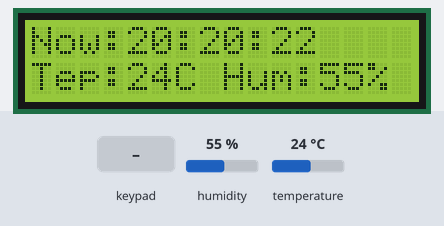
Recording of a sketch running on a simulated Arduino Uno, built with avr-gcc and run on an emulated ATmega328P. Parts: 16×2 character LCD. The test bench sets the inputs (shaded band); at power-on: humidity 55 %, temperature 24 °C.

Above: at 3.6 s.
3.7 s: keypad keys 1 4 1 5 1 1 1 0 A pressed 0.4 s apart
At 7.7 s:
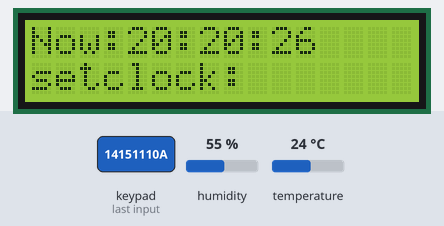
8.8 s: key 'B' pressed
At 9.5 s:
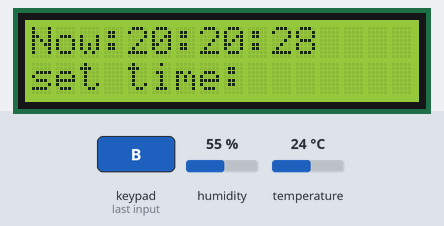
11.8 s: key 'C' pressed
At 12.8 s:
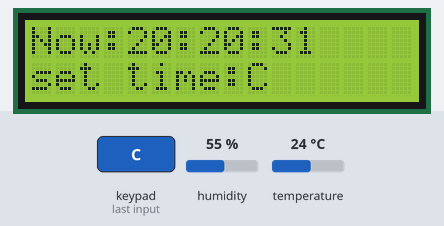
14.8 s: keypad keys 1 4 1 5 1 1 1 0 pressed 0.4 s apart
At 18.2 s:
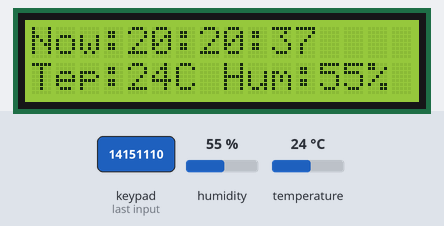
Timing chart, 0 to 19.7 s (numbered marks = the images above; inputs shaded):
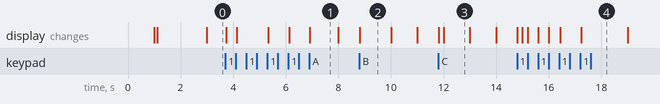

The sketch:

clock_1.ino
```cpp
#include <dht11.h>
#include <Keypad.h>
#include <LiquidCrystal.h>
#include <TimerOne.h>

//Lcd实例化
LiquidCrystal lcd(9, 8, 7, 6, 5, 4);

//dht11实例化
int DHT11PIN = 3;//#define DHT11PIN 2;
dht11 DHT11;

//矩阵键盘
const byte ROWS = 4;
const byte COLS = 4;
char hexaKeys[ROWS][COLS] = {
  {'1', '2', '3', 'A'},
  {'4', '5', '6', 'B'},
  {'7', '8', '9', 'C'},
  {'*', '0', '#', 'D'}
};
byte rowPins[ROWS] = { 14, 15, 11, 10 };
byte colPins[COLS] = { 16, 17, 18, 19 };
Keypad customKeypad = Keypad(makeKeymap(hexaKeys), rowPins, colPins, ROWS, COLS);

//计时用数组
char * sec[60] = { (char*)"00", (char*)"01", (char*)"02", (char*)"03", (char*)"04", (char*)"05", (char*)"06", (char*)"07", (char*)"08", (char*)"09",
                   (char*)"10", (char*)"11", (char*)"12", (char*)"13", (char*)"14", (char*)"15", (char*)"16", (char*)"17", (char*)"18", (char*)"19",
                   (char*)"20", (char*)"21", (char*)"22", (char*)"23", (char*)"24", (char*)"25", (char*)"26", (char*)"27", (char*)"28", (char*)"29",
                   (char*)"30", (char*)"31", (char*)"32", (char*)"33", (char*)"34", (char*)"35", (char*)"36", (char*)"37", (char*)"38", (char*)"39",
                   (char*)"40", (char*)"41", (char*)"42", (char*)"43", (char*)"44", (char*)"45", (char*)"46", (char*)"47", (char*)"48", (char*)"49",
                   (char*)"50", (char*)"51", (char*)"52", (char*)"53", (char*)"54", (char*)"55", (char*)"56", (char*)"57", (char*)"58", (char*)"59"
                 };
int index = 20, mindex = 20, hourindex = 20;//初始化闹钟时间
int i, j = 0;//用于循环

//键盘与时间的交互
char clockIN[4];//储存键盘输入的数字
int clockOUT[2];//将键盘输入的数字转化为具体的时间
char timeIN[4];
int timeOUT[2];
char button;//记录单词键盘所按下的按键
int lighton = 0;//记录灯亮起的时间
int lightoff = 0;//记录灯熄灭的时间
int func = 0;//记录当前的功能
/*
  func = 0:不执行功能，默认状态
  func = 1:设置闹钟，对应A
  func = 2:设置时间，对应B
  func = 3:设置闹钟铃声，对应C
  func = 4:
*/

void Isr()
{
  if (index <= 60)
  { //秒针不能溢出
    if (index == 60)
    {
      index = 0;
      mindex++;
      if (mindex == 60)
      {
        mindex = 0;
        hourindex++;
        if (hourindex == 24)
          hourindex = 0;
      }
    }
  }
  print_time();
  index++;
}

//用于在平时的状态下，在1602第一行显示当前时间的函数
void print_time()
{ //这个函数用来实时地显示时间
  lcd.setCursor(0, 0);
  lcd.print("Now:");
  lcd.print(sec[hourindex]);//显示小时的时间，sec是个数组，hourindex是个数字，最后一定要以字符串的形式打印出来
  lcd.print(":");
  lcd.print(sec[mindex]);
  lcd.print(":");
  lcd.print(sec[index]);//秒
  lcd.print(" ");
}

//时钟转换函数，将输入的单个数字转化为时钟的时间
void set_time() {
  timeOUT[0] = (timeIN[0] - 48) * 10 + timeIN[1] - 48;//数字和他的char之间差48
  hourindex = timeOUT[0];//hourindex直接和print_time关联
  timeOUT[1] = (timeIN[2] - 48) * 10 + timeIN[3] - 48;
  mindex = timeOUT[1];
  index = 0;
}

//闹钟时间转化函数，将键盘输入的单个数字转化为具体的时间格式
void set_clock() {
  clockOUT[0] = (clockIN[0] - 48) * 10 + clockIN[1] - 48;
  clockOUT[1] = (clockIN[2] - 48) * 10 + clockIN[3] - 48;
}

//这是显示温湿度的函数
void print_dht11() {
  int chk = DHT11.read(DHT11PIN);//  DHT11PIN 2
  int t = DHT11.temperature;
  int h = DHT11.humidity;
  char tem[2] = { '0', '0' };
  char hum[2] = { '0', '0' };
  for (int i = 1; i >= 0; i--)
  {
    tem[i] = t % 10 + 48;
    hum[i] = h % 10 + 48;
    t = t / 10;
    h = h / 10;
  }
  lcd.setCursor(0, 1);
  lcd.print("Tep:");
  lcd.print(tem);
  lcd.setCursor(6, 1);
  lcd.print("C");
  lcd.setCursor(7, 1);
  lcd.print(" ");
  lcd.print("Hum:");
  lcd.print(hum);
  lcd.setCursor(14, 1);
  lcd.print("%");
  lcd.setCursor(15, 1);
  lcd.print(" ");
}

//闹钟时间到
void clock_ring() {
  //lcd.clear();
  //print_time();
  lcd.setCursor(0, 0);
  lcd.print("  Time is up!");
  lcd.setCursor(0, 1);
  lcd.print("  GET UP GET UP!");
}

#define NOTE_B0 31
#define NOTE_C1 33
#define NOTE_CS1 35
#define NOTE_D1 37
#define NOTE_DS1 39
#define NOTE_E1 41
#define NOTE_F1 44
#define NOTE_FS1 46
#define NOTE_G1 49
#define NOTE_GS1 52
#define NOTE_A1 55
#define NOTE_AS1 58
#define NOTE_B1 62
#define NOTE_C2 65
#define NOTE_CS2 69
#define NOTE_D2 73
#define NOTE_DS2 78
#define NOTE_E2 82
#define NOTE_F2 87
#define NOTE_FS2 93
#define NOTE_G2 98
#define NOTE_GS2 104
#define NOTE_A2 110
#define NOTE_AS2 117
#define NOTE_B2 123
#define NOTE_C3 131
#define NOTE_CS3 139
#define NOTE_D3 147
#define NOTE_DS3 156
#define NOTE_E3 165
#define NOTE_F3 175
#define NOTE_FS3 185
#define NOTE_G3 196
#define NOTE_GS3 208
#define NOTE_A3 220
#define NOTE_AS3 233
#define NOTE_B3 247
#define NOTE_C4 262
#define NOTE_CS4 277
#define NOTE_D4 294
#define NOTE_DS4 311
#define NOTE_E4 330
#define NOTE_F4 349
#define NOTE_FS4 370
#define NOTE_G4 392
#define NOTE_GS4 415
#define NOTE_A4 440
#define NOTE_AS4 466
#define NOTE_B4 494
#define NOTE_C5 523
#define NOTE_CS5 554
#define NOTE_D5 587
#define NOTE_DS5 622
#define NOTE_E5 659
#define NOTE_F5 698
#define NOTE_FS5 740
#define NOTE_G5 784
#define NOTE_GS5 831
#define NOTE_A5 880
#define NOTE_AS5 932
#define NOTE_B5 988
#define NOTE_C6 1047
#define NOTE_CS6 1109
#define NOTE_D6 1175
#define NOTE_DS6 1245
#define NOTE_E6 1319
#define NOTE_F6 1397
#define NOTE_FS6 1480
#define NOTE_G6 1568
#define NOTE_GS6 1661
#define NOTE_A6 1760
#define NOTE_AS6 1865
#define NOTE_B6 1976
#define NOTE_C7 2093
#define NOTE_CS7 2217
#define NOTE_D7 2349
#define NOTE_DS7 2489
#define NOTE_E7 2637
#define NOTE_F7 2794
#define NOTE_FS7 2960
#define NOTE_G7 3136
#define NOTE_GS7 3322
#define NOTE_A7 3520
#define NOTE_AS7 3729
#define NOTE_B7 3951
#define NOTE_C8 4186
#define NOTE_CS8 4435
#define NOTE_D8 4699
#define NOTE_DS8 4978

//闹钟铃声，想必还可以换成别的
int melody[] = {
  NOTE_E4, NOTE_E4, NOTE_E4, NOTE_E4, NOTE_G4, NOTE_G3,

  NOTE_C4, NOTE_G3, NOTE_E3, NOTE_A3, NOTE_B3, NOTE_AS3, NOTE_A3, NOTE_G3, NOTE_E4, NOTE_G4,
  NOTE_A4, NOTE_F4, NOTE_G4, NOTE_E4, NOTE_C4, NOTE_D4, NOTE_B3,

  NOTE_C4, NOTE_G3, NOTE_E3, NOTE_A3, NOTE_B3, NOTE_AS3, NOTE_A3, NOTE_G3, NOTE_E4, NOTE_G4,
  NOTE_A4, NOTE_F4, NOTE_G4, NOTE_E4, NOTE_C4, NOTE_D4, NOTE_B3,

  NOTE_G4, NOTE_FS4, NOTE_E4, NOTE_DS4, NOTE_E4, NOTE_GS3, NOTE_A3, NOTE_C4, NOTE_A3, NOTE_C4,
  NOTE_D4, NOTE_G4, NOTE_FS4, NOTE_E4, NOTE_DS4, NOTE_E4, NOTE_C5, NOTE_C5, NOTE_C5,

  NOTE_G4, NOTE_FS4, NOTE_E4, NOTE_DS4, NOTE_E4, NOTE_GS3, NOTE_A3, NOTE_C4, NOTE_A3, NOTE_C4,
  NOTE_D4, NOTE_DS4, NOTE_D4, NOTE_C4
};

int noteDurations[] = {
  8, 4, 4, 8, 4, 2, 2,
  3, 3, 3, 4, 4, 8, 4, 8, 8, 8, 4, 8, 4, 3, 8, 8, 3,
  3, 3, 3, 4, 4, 8, 4, 8, 8, 8, 4, 8, 4, 3, 8, 8, 2,
  8, 8, 8, 4, 4, 8, 8, 4, 8, 8, 3, 8, 8, 8, 4, 4, 4, 8, 2,
  8, 8, 8, 4, 4, 8, 8, 4, 8, 8, 3, 3, 3, 1
};

void melody_play() {
  for (int thisNote = 0; thisNote < 74; thisNote++) { //74应该是整段铃声的长度
    int noteDuration = 1000 / noteDurations[thisNote];//通过两个数组的对应控制声音的音调和长度
    tone(2, melody[thisNote], noteDuration);
    int pauseBetweenNotes = noteDuration * 1.30;//两个音阶间暂停相应节拍
    delay(pauseBetweenNotes);
    noTone(2);//停止tone（）函数发声
  }
  lcd.clear();
  print_time();
  print_dht11();
}

//当有按键被按下时
void function(char key)
{
  if (key == 'A') //按下A键
  {
    //按下A进入设置闹钟的功能，无论原来是什么状态
    //软件设置
    i = 0;
    j = 0;
    func = 1;
    //硬件设置
    lcd.clear();//清空1602上显示的其他多余内容
    print_time();//显示时间
    lcd.setCursor(0, 1);//第二行进入设置闹钟时间界面
    lcd.print("setclock:"); //也就是输入数字的准备阶段
  }
  else if (key == 'B')
  {
    //按下B进入设置时间的功能，无论原来是什么状态
    //软件设置
    i = 0;
    j = 0;
    func = 2;
    //硬件设置
    lcd.clear();//清空1602上显示的其他多余内容
    print_time();//显示时间
    lcd.setCursor(0, 1);//第二行进入设置时间界面
    lcd.print("set time:"); //也就是输入数字的准备阶段
  }
  else if (key == 'D')
  {
    if (func == 1)
    {
      //说明此时在设置闹钟
      i = 0;
      j = 0;
      func = 0;
      set_clock();

      lcd.clear();//清空1602此前显示的其他多余内容
      print_time();//重新显示时间
      lcd.setCursor(0, 1);
      lcd.print("OK!It's set!");
    }
    else if (func == 2)
    {
      //说明此时在设置时间
      i = 0;
      j = 0;
      func = 0;
      set_time();

      lcd.clear();//清空1602此前显示的其他多余内容
      print_time();//重新显示时间
      lcd.setCursor(0, 1);
      lcd.print("OK!It's set!");
    }
    else if (func == 0)
    {
      //这时候没有执行任何功能，可能是在“OK!It's set!"的界面，可以清除
      lcd.clear();
      print_time();
      print_dht11();
    }
  }
  else  //说明是输入数字
  {
    if (func == 1) // 正在设置闹钟
    {
      if (j < 4)
      { //时间的设置还没有结束：
        lcd.setCursor(i + 9, 1);//在已经按下A 的条件下，也就是进入了设置状态，前面是set clock：
        clockIN[j] = key;//记录当前键盘输入的数字，放进字符数组里面
        lcd.print(key);
        if (j == 1)
        {
          lcd.print(":");//作为输入的提示，进入分钟的的输入
          i++;//i用来控制LCD的光标位置
        }
        j++;//j用来控制输入的次数
        i++;
      }
      else
      { //这里意味着时间的输入已经完成
        //软件设置
        i = 0;
        j = 0;
        func = 0; //闹钟时间输入完毕后清除此前的记录，将从这里退出
        lcd.clear();//清空1602此前显示的其他多余内容
        print_time();//重新显示时间
        lcd.setCursor(0, 1);
        lcd.print("OK!It's set!");
      }
    }
    else if (func == 2)
    {
      if (j < 4)
      { //时间的设置还没有结束：
        lcd.setCursor(i + 9, 1);//在已经按下B的条件下，也就是进入了设置状态，前面是set clock：
        timeIN[j] = key;//记录当前键盘输入的数字，放进字符数组里面
        lcd.print(key);
        if (j == 1)
        {
          lcd.print(":");//作为输入的提示，进入分钟的的输入
          i++;//i用来控制LCD的光标位置
        }
        j++;//j用来控制输入的次数
        i++;
      }
      else
      { //这里意味着时间的输入已经完成
        //软件设置
        i = 0;
        j = 0;
        func = 0; //闹钟时间输入完毕后清除此前的记录，将从这里退出
        lcd.clear();//清空1602此前显示的其他多余内容
        print_time();//重新显示时间
        lcd.setCursor(0, 1);
        lcd.print("OK!It's set!");
      }
    }
    else
    {
      lcd.clear();
      print_time();
      print_dht11();
    }
  }

}

void setup() {
  Serial.begin(9600);
  Timer1.initialize( 1000000 );
  Timer1.attachInterrupt( Isr );
  pinMode(DHT11PIN, OUTPUT);
  //pinMode(2,OUTPUT);
  lcd.begin(16, 2);//初始化LCD1602，以2行，每行16格显示
  delay(1000);
  int chk = DHT11.read(DHT11PIN);//  DHT11PIN 2
  print_dht11();
  print_time();
}

void loop() {
  // put your main code here, to run repeatedly:
  if ((hourindex == clockOUT[0]) && (mindex == clockOUT[1]) && (index == 1))
  {
    //判断是否已到闹钟时间
    clock_ring();//lcd的显示
    melody_play();
    index = 23;
    print_time();
    print_dht11();
  }
  char customKey = customKeypad.getKey();//随时读取键盘的输入
  if (customKey)
    function(customKey);//调用前面的函数
}
```

Measured:
- after the input at 8.8 s, the display: changes at once (image 2)
- after the input at 11.8 s, the display: first changes at once (image 3 shows a later state)
- what the display in image 1 shows lasts 1.1 s, from 6.9 s to 8.0 s
- what the display in image 3 shows lasts 1.0 s, from 12.0 s to 13.0 s
